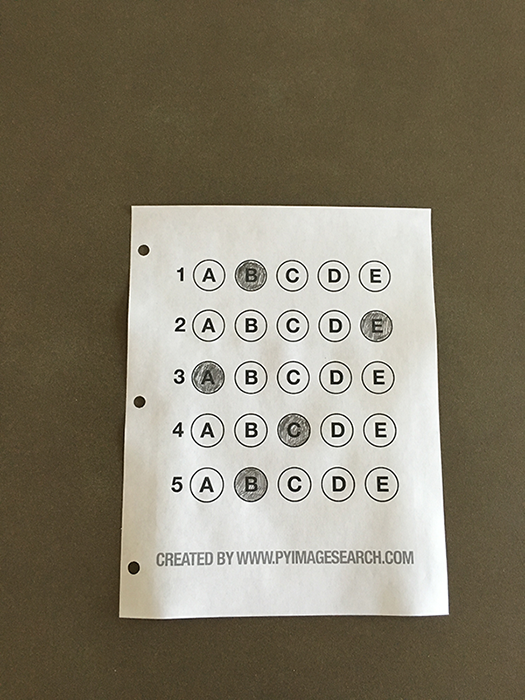
#> input picture omr_test_01.png, 525 x 700 px, given in place of the camera
$ python videoWriting.py --output out.avi
#> lines starting #> are read from the running program, lines starting #| are printed output that depends on the picture
# import the necessary packages
from __future__ import print_function
from imutils.video import VideoStream
import numpy as np
import argparse
import imutils
import time
import cv2
# construct the argument parse and parse the arguments
ap = argparse.ArgumentParser()
ap.add_argument("-o", "--output", required=True,
	help="path to output video file")
ap.add_argument("-p", "--picamera", type=int, default=-1,
	help="whether or not the Raspberry Pi camera should be used")
ap.add_argument("-f", "--fps", type=int, default=20,
	help="FPS of output video")
ap.add_argument("-c", "--codec", type=str, default="MJPG",
	help="codec of output video")
args = vars(ap.parse_args())

# initialize the video stream and allow the camera
# sensor to warmup
print("[INFO] warming up camera...")
vs = VideoStream(usePiCamera=args["picamera"] > 0).start()
time.sleep(2.0)
# initialize the FourCC, video writer, dimensions of the frame, and
# zeros array
fourcc = cv2.VideoWriter_fourcc(*args["codec"])
writer = None
(h, w) = (None, None)
zeros = None

# loop over frames from the video stream
while True:
	# grab the frame from the video stream and resize it to have a
	# maximum width of 300 pixels
	frame = vs.read()
#> frame is the input picture: shape (700, 525, 3); mean B, G, R 104.7, 123.2, 130.7
	frame = imutils.resize(frame, width=300)
#> frame: shape (400, 300, 3)
	# check if the writer is None
	if writer is None:
		# store the image dimensions, initialize the video writer,
		# and construct the zeros array
		(h, w) = frame.shape[:2]
#> h = 400; w = 300
		writer = cv2.VideoWriter(args["output"], fourcc, args["fps"],
			(w * 2, h * 2), True)
		zeros = np.zeros((h, w), dtype="uint8")

	# break the image into its RGB components, then construct the
	# RGB representation of each frame individually
	(B, G, R) = cv2.split(frame)
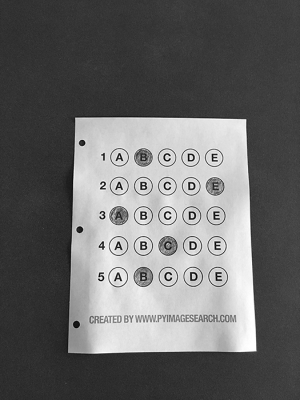
#> B: shape (400, 300); min 0, max 255, mean 104.7
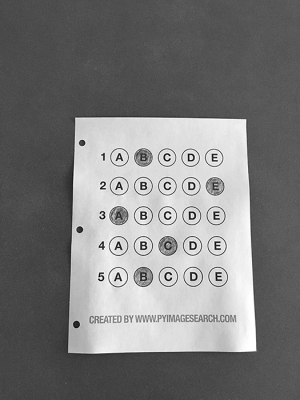
#> G: shape (400, 300); min 1, max 255, mean 123.2
	R = cv2.merge([zeros, zeros, R])
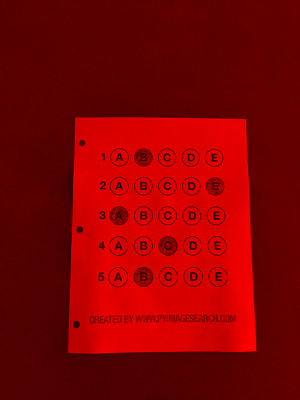
#> R: shape (400, 300, 3); mean of channels 0, 1, 2 0, 0, 130.7; drawn as B, G, R
	G = cv2.merge([zeros, G, zeros])
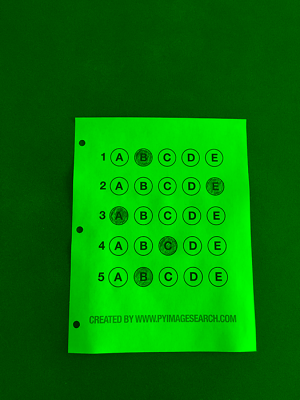
#> G: shape (400, 300, 3); mean of channels 0, 1, 2 0, 123.2, 0; drawn as B, G, R
	B = cv2.merge([B, zeros, zeros])
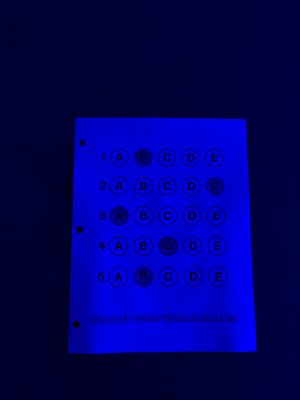
#> B: shape (400, 300, 3); mean of channels 0, 1, 2 104.7, 0, 0; drawn as B, G, R
	# construct the final output frame, storing the original frame
	# at the top-left, the red channel in the top-right, the green
	# channel in the bottom-right, and the blue channel in the
	# bottom-left
	output = np.zeros((h * 2, w * 2, 3), dtype="uint8")
	output[0:h, 0:w] = frame
	output[0:h, w:w * 2] = R
	output[h:h * 2, w:w * 2] = G
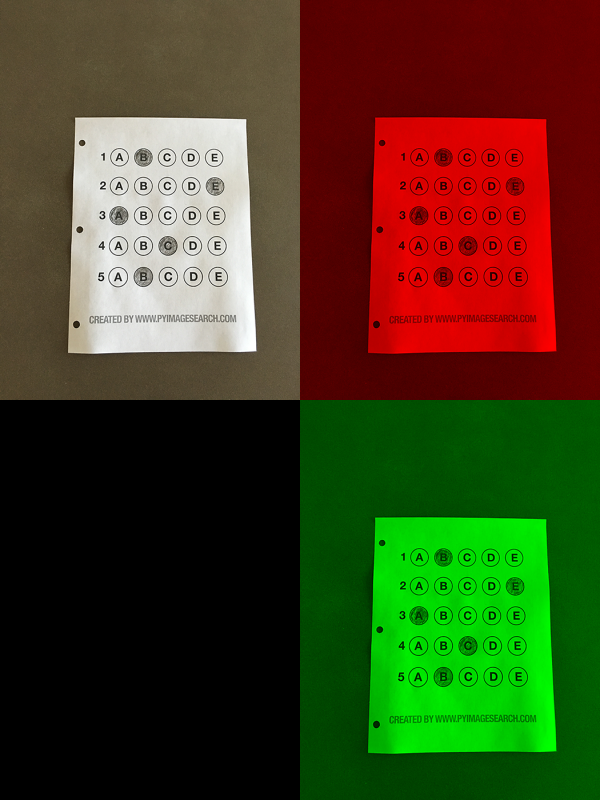
#> output: shape (800, 600, 3); mean B, G, R 26.2, 61.6, 65.3
	output[h:h * 2, 0:w] = B
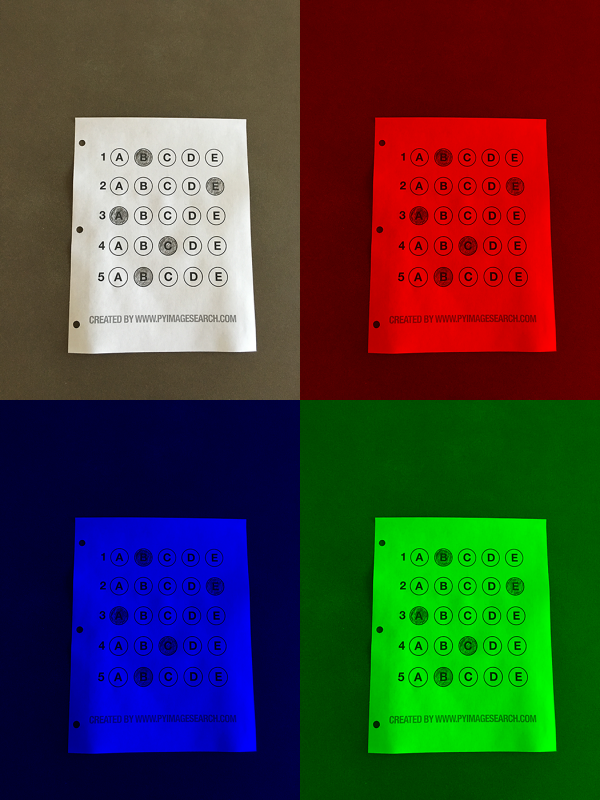
#> output: shape (800, 600, 3); mean B, G, R 52.4, 61.6, 65.3
	# write the output frame to file
	writer.write(output)

	# show the frames
	cv2.imshow("Frame", frame)
	cv2.imshow("Output", output)
	key = cv2.waitKey(1) & 0xFF
#> (key q is pressed here)
	# if the `q` key was pressed, break from the loop
	if key == ord("q"):
		break
# do a bit of cleanup
print("[INFO] cleaning up...")
cv2.destroyAllWindows()
vs.stop()
writer.release()
